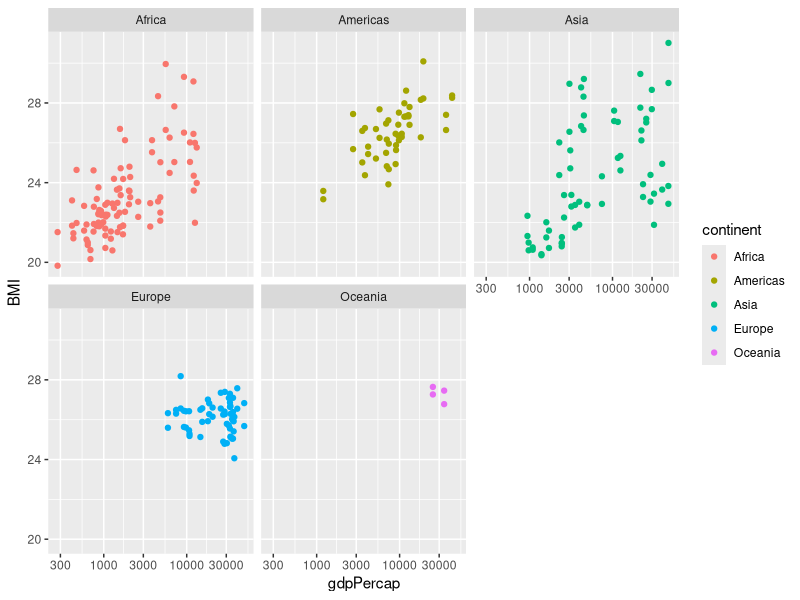
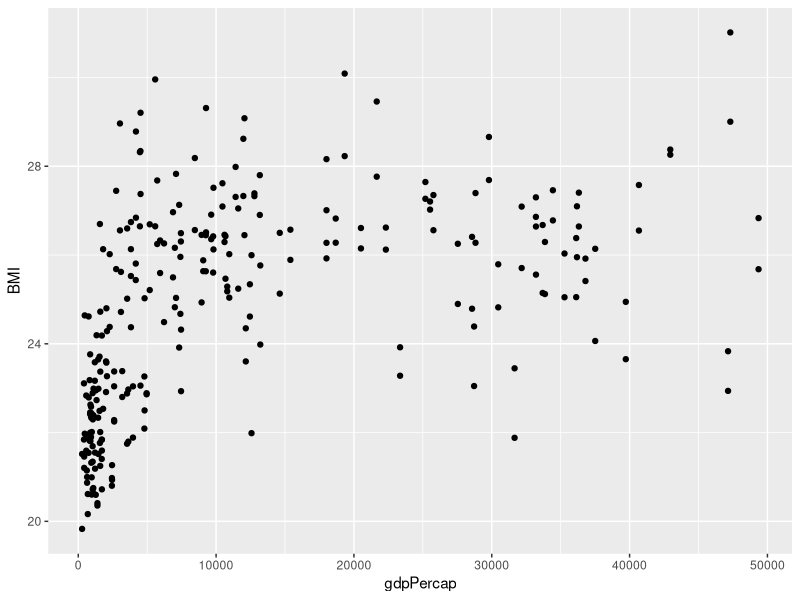
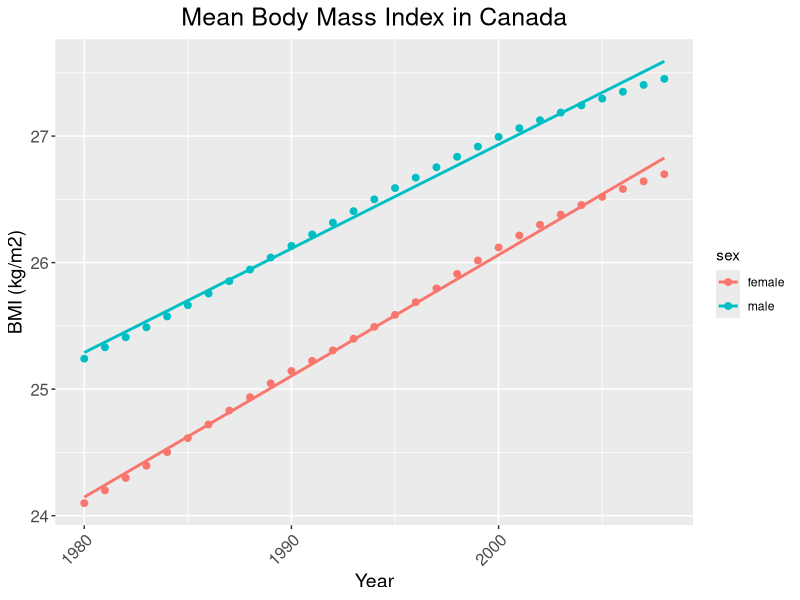
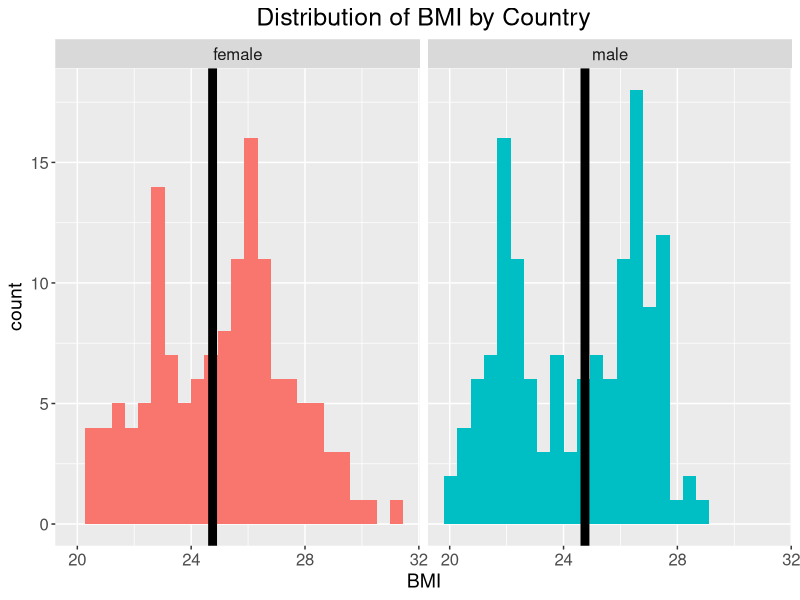

Reproduce these figures in R, in order.
suppressPackageStartupMessages(library(tidyverse))

#load BMI data
BMI_data <- read_tsv("datatables/BMI_data.tsv")

#plot a table of BMI over time for Canada, with males vs female trendlines
BMI_plot <- BMI_data %>% 
	filter(country == "Canada") %>% 
	ggplot(aes(x = year, y = BMI, colour = sex)) +
	geom_point(size = 2) + 
	geom_smooth((aes(group = sex)), method = "lm", se = FALSE) + # specifying group is neccessary b/c x-axis is a factor
	ggtitle("Mean Body Mass Index in Canada") +
	labs(y = "BMI (kg/m2)", x = "Year") +
	theme(axis.text.x=element_text(angle=45,hjust=1)) +
	theme(axis.title = element_text(size=14),
				plot.title = element_text(hjust = 0.5, size=18),
				axis.text.x = element_text(size=12),
				axis.text.y = element_text(size=12))

# save the canada BMI plot
ggsave(filename = "plots/BMI_plot_canada.jpeg", 
			 plot = BMI_plot, 
			 device = "jpeg", 
			 width = 8, 
			 height = 4)


# load BMI gapminder 2007 data
BMI_gapminder_2007 <- read_tsv("datatables/BMI_gapminder_2007.tsv")

BMI_gapminder_2007 %>% 
	ggplot(aes(x = gdpPercap, y = BMI, colour = continent)) +
	geom_point() +
	scale_x_log10() +
	facet_wrap(~ continent)


BMI_gapminder_2007 %>% 
	ggplot(aes(x = gdpPercap, y = BMI)) +
	geom_point() +
	geom_smooth(method = "log", se = FALSE)

# make histogram of BMI in 2007
BMI_histogram <- BMI_gapminder_2007 %>% 
	ggplot(aes(BMI, fill = sex)) +
	facet_wrap(~ sex) +
	geom_histogram(bins = 25) +
	geom_vline(aes(xintercept = mean(BMI)), 
								 colour = 1, 
								 size = 3) +
	theme(legend.position = "none") +
	theme(axis.title = element_text(size=14),
				plot.title = element_text(hjust = 0.5, size=18),
				axis.text.x = element_text(size=12),
				axis.text.y = element_text(size=12),
				strip.text = element_text(size = 12)) +
	ggtitle("Distribution of BMI by Country")

	
# save the histogram
ggsave(filename = "plots/BMI_histogram.jpeg", 
			 plot = BMI_histogram, 
			 device = "jpeg", 
			 width = 8, 
			 height = 4)





